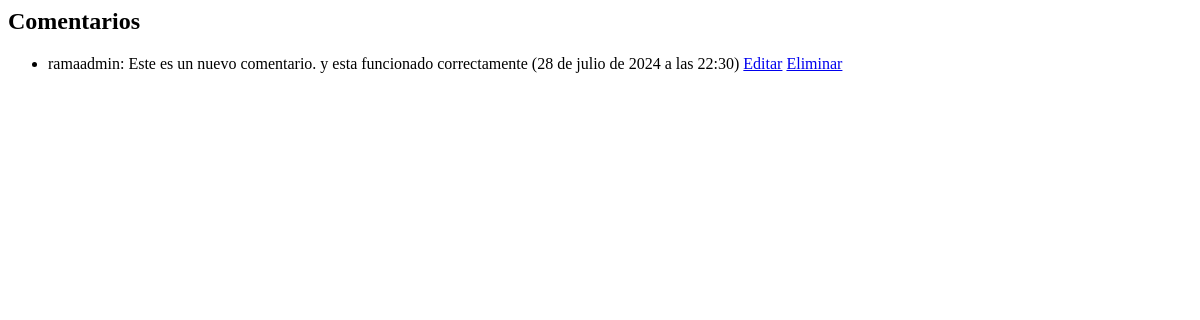
The app's page /coder_app/comentarios/, older data.
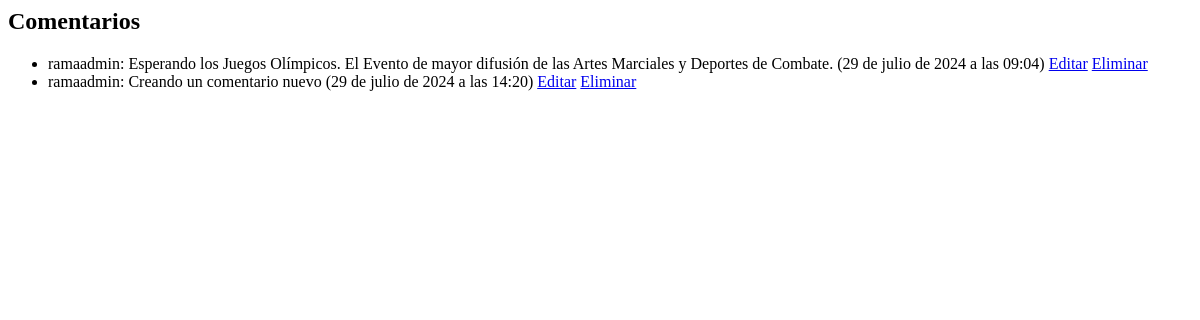
The same page, newer data.
### coder_app/models.py (models this page shows, shortened)
class Comentario(models.Model):
    usuario = models.ForeignKey(User, on_delete=models.CASCADE)
    title = models.CharField(max_length=255, blank=True)
    contenido = models.TextField()
    fecha_publicacion = models.DateTimeField(auto_now_add=True)

### coder_app/views.py (the view)
# urls.py: path('comentarios/', views.listar_comentarios, name='listar_comentarios'),
def listar_comentarios(request):
    comentarios = Comentario.objects.all()
    return render(request, 'coder_app/comentarios/comentarios_list.html', {'comentarios': comentarios})

### coder_app/templates/coder_app/comentarios/comentarios_list.html
<h2>Comentarios</h2>
<ul>
    {% for comentario in comentarios %}
        <li>
            {{ comentario.usuario.username }}: {{ comentario.contenido }} ({{ comentario.fecha_publicacion }})
            <a href="{% url 'editar_comentario' comentario.pk %}">Editar</a>
            <a href="{% url 'eliminar_comentario' comentario.pk %}">Eliminar</a>
        </li>
    {% endfor %}
</ul>

Row changes from the older to the newer data that the page shows:
removed Comentario: usuario.username "ramaadmin", contenido "Este es un nuevo comentario. y esta funcionado correctamente", fecha_publicacion "28 de julio de 2024 a las 22:30"
added Comentario: usuario.username "ramaadmin", contenido "Esperando los Juegos Olímpicos. El Evento de mayor difusión de las Artes Marciales y Deportes de Combate.", fecha_publicacion "29 de julio de 2024 a las 09:04"
added Comentario: usuario.username "ramaadmin", contenido "Creando un comentario nuevo", fecha_publicacion "29 de julio de 2024 a las 14:20"
